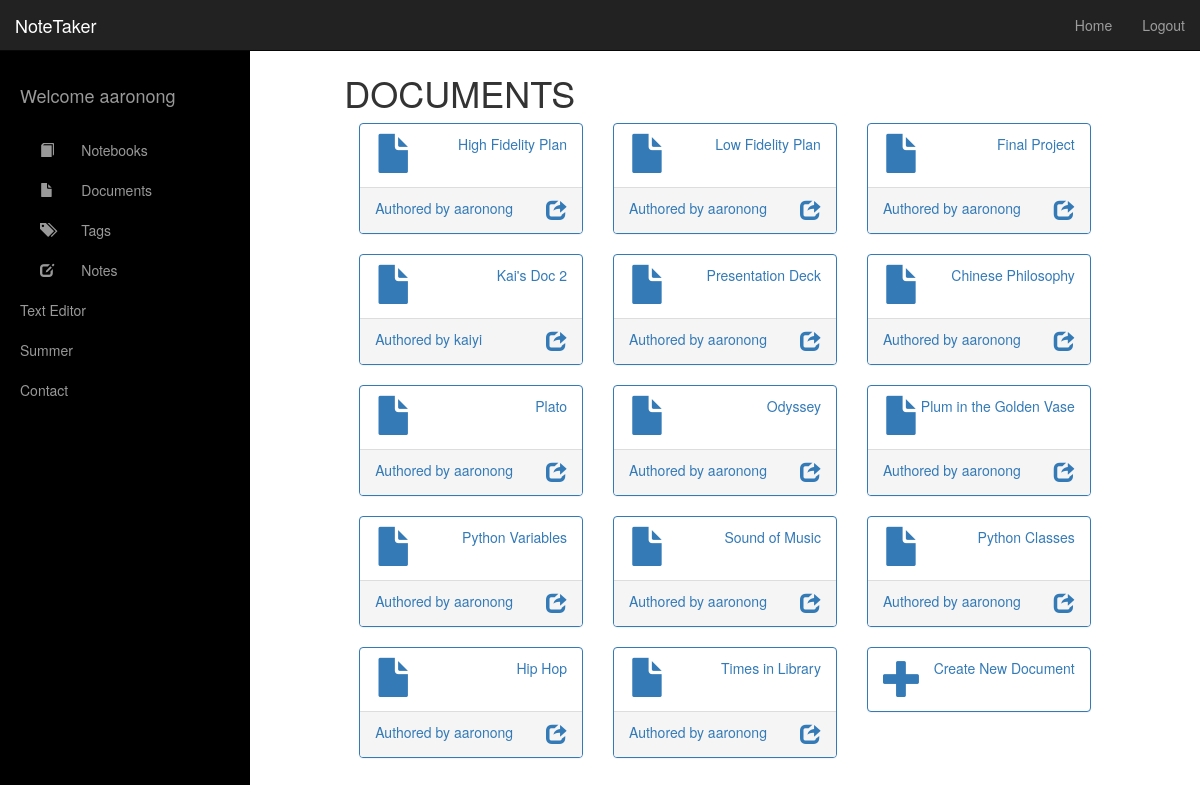
The app's page /documents/ (signed in), older data.
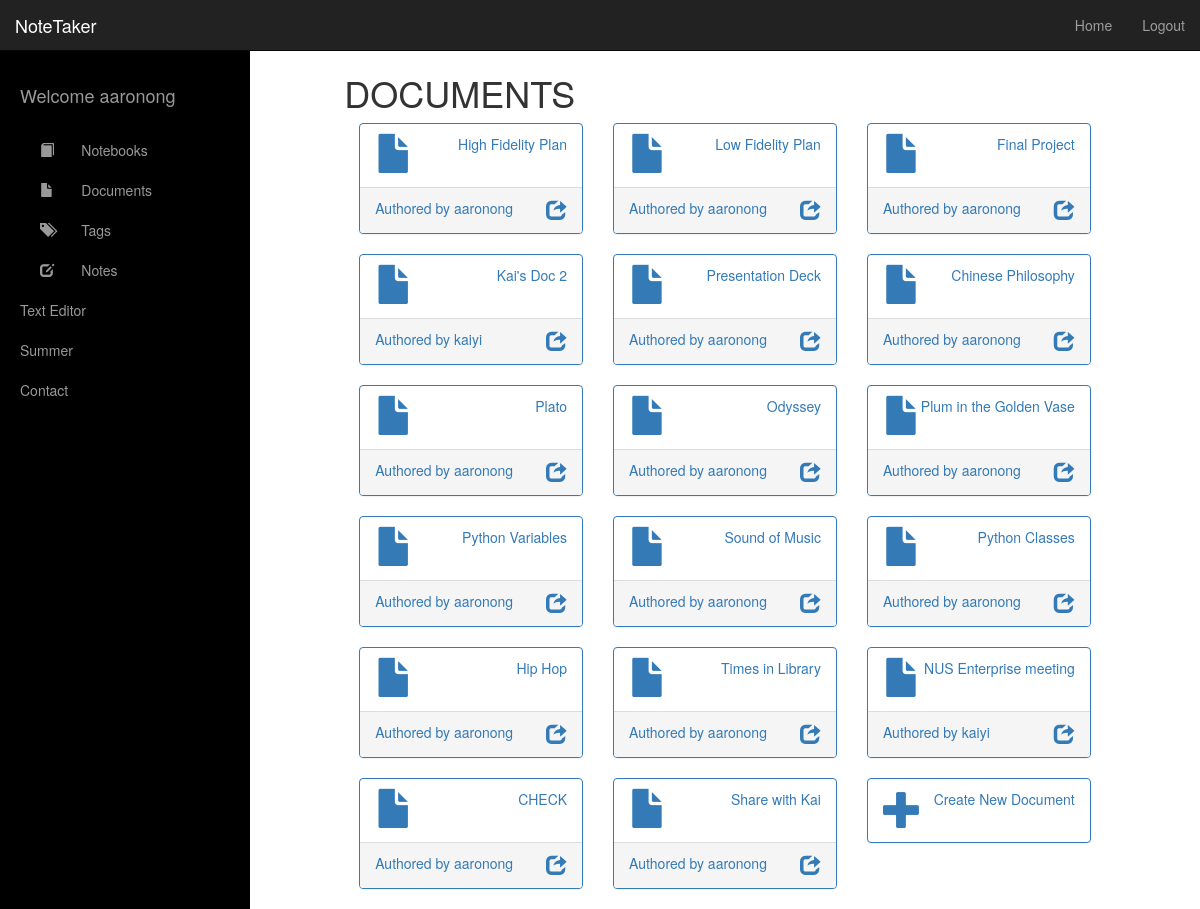
The same page, newer data.
### notetaker/models.py (models this page shows, shortened)
@python_2_unicode_compatible
class Document(models.Model):
    title = models.CharField(max_length=50)
    notebook = models.ForeignKey(Notebook) # reparented to diff notebook upon delete
    permissions = models.ManyToManyField(
        NoteUser,
        through='Authorization',
        through_fields=('document', 'user')
    )
    time_created = models.DateTimeField(blank=False, auto_now_add=True)
    time_modified = models.DateTimeField(blank=False, auto_now_add=True)

### notetaker/views.py (the view, shortened to what this page needs)
# urls.py: url(r'^documents/$', views.documents, name='documents'),
def documents(request):
    all_documents = Document.objects.filter(authorization__user=request.user)
    docs = {}
    for doc in all_documents:
        docs[doc] = NoteUser.objects.filter(authorization__document=doc, authorization__type=3)[0]
    all_notebooks = Notebook.objects.filter(owner=request.user)
    all_users = NoteUser.objects.all()
    context = {
        'all_documents': docs,
        'all_notebooks': all_notebooks,
        'all_users': all_users,
    }
    return render(request, 'documents.html', context)

### notetaker/models.py (called while the page is built)
    def __str__(self):
        return self.username

    def __str__(self):
        return self.title

### templates/documents.html (shortened to what this page needs)
{% extends 'base.html' %}
{% load staticfiles %}
{% block content %}
    <h2>Secret header</h2>
    <h1>DOCUMENTS</h1>
    {% if all_documents %}
        {% for document, owner in all_documents.items %}
            <div class="col-lg-4 col-md-6 col-sm-12 col-xs-12">
                <div class="panel panel-primary">
                    <a href="/documents/{{ document.id }}/">
                        <div class="panel-heading">
                            <div class="row">
                                <div class="col-xs-2">
                                    <i style="font-size:2.8em;" class="glyphicon glyphicon-file"></i>
                                </div>
                                <div class="col-xs-10 text-right">
                                    <div>{{ document.title }}</div>
                                </div>
                            </div>
                        </div>
                    </a>
                    <div class="panel-footer">
                        <a href="/profile/{{ owner.id }}/">
                            <span class="pull-left">Authored by {{owner}}</span>
                        </a>
                        <a data-toggle="collapse" href="#ppladd{{document.id}}">
                            <span class="pull-right"><i style="font-size:1.5em;" class="glyphicon glyphicon-share"></i></span>
                        </a>
                        <div class="clearfix"></div>
                    </div>
                </div>
            </div>
        {% endfor %}
    {% endif %}
    <div class="col-lg-4 col-md-6 col-sm-12 col-xs-12">
        <div class="panel panel-primary" >
            <a data-toggle="collapse" href="#collapseExample">
                <div class="panel-heading">
                    <div class="row">
                        <div class="col-xs-2">
                            <i style="font-size:2.8em; color:#337ab7;" class="glyphicon glyphicon-plus"></i>
                        </div>
                        <div class="col-xs-10 text-right">
                            <p style="color:#337ab7;">Create New Document</p>
                        </div>
                    </div>
                </div>
            </a>
        </div>
    </div>
{% endblock %}

### templates/base.html (shortened to what this page needs)
{% load staticfiles %}
<!DOCTYPE html>
<html>
	<head>
	    <link href="{% static "bootstrap/js/bootstrap.min.js" %}" rel="stylesheet">
	    <link href="{% static "bootstrap/css/bootstrap.min.css" %}" rel="stylesheet">
    	<link href="{% static "bootstrap/css/simple-sidebar.css" %}" rel="stylesheet">
		<link rel="stylesheet" href="//netdna.bootstrapcdn.com/bootstrap/3.0.1/css/bootstrap.min.css" />
		<link rel="stylesheet" href="{% static "summernote/dist/summernote.css" %}">
	</head>
	<body>
	    <div id="wrapper">
        <div id="sidebar-wrapper">
            <ul class="sidebar-nav">
                <li class="sidebar-brand">
                </li>
				<li class="sidebar-brand">
                    <a href="/">
						{% if user.is_authenticated %}
                        Welcome {{ user }}
						{% endif %}
                    </a>
                </li>
                <li>
                    <a href="/notebooks">
						<i style="font-size:1em;" class="glyphicon glyphicon-book"></i>
						&nbsp;&nbsp;&nbsp;&nbsp;&nbsp;&nbsp;Notebooks
					</a>
                </li>
                <li>
                    <a href="/documents"><i style="font-size:1em;" class="glyphicon glyphicon-file"></i>
						&nbsp;&nbsp;&nbsp;&nbsp;&nbsp;&nbsp;Documents
					</a>
                </li>
                <li>
                    <a href="/tags"><i style="font-size:1em;" class="glyphicon glyphicon-tags"></i>
						&nbsp;&nbsp;&nbsp;&nbsp;&nbsp;&nbsp;Tags
					</a>
                </li>
                <li>
                    <a href="/noteedit"><i style="font-size:1em;" class="glyphicon glyphicon-edit"></i>
						&nbsp;&nbsp;&nbsp;&nbsp;&nbsp;&nbsp;Notes
					</a>
                </li>
                <li>
                    <a href="/text">Text Editor</a>
                </li>
                <li>
                    <a href="/summernote">Summer</a>
                </li>
                <li>
                    <a href="#">Contact</a>
                </li>
            </ul>
        </div>
		<nav class="navbar navbar-inverse navbar-fixed-top">
	      <div class="container-fluid">
	      	 <div class="navbar-header">
		       <a href="#menu-toggle" class="navbar-brand" id="menu-toggle">NoteTaker</a>
		    </div>
	        <div id="navbar" class="navbar-collapse collapse">
	          {% if user.is_authenticated %}
	          <ul class="nav navbar-nav navbar-right">
	            <li><a href="{% url 'index' %}">Home</a></li>
	            <li><a href="{% url 'logout' %}">Logout</a></li>
	          </ul>
	          {% endif %}
	        </div>
	      </div>
	    </nav>
	    <div class="container-fluid">
      	  <div class="row">
            <div class="col-sm-8 col-sm-offset-2 col-md-10 col-md-offset-1 main">
			{% block content %}
			{% endblock %}
			</div>
      	  </div>
     	</div>
	</body>
</html>

Row changes from the older to the newer data that the page shows:
added Document: title "NUS Enterprise meeting", username "kaiyi"
added Document: title "CHECK", username "aaronong"
added Document: title "Share with Kai", username "aaronong"
